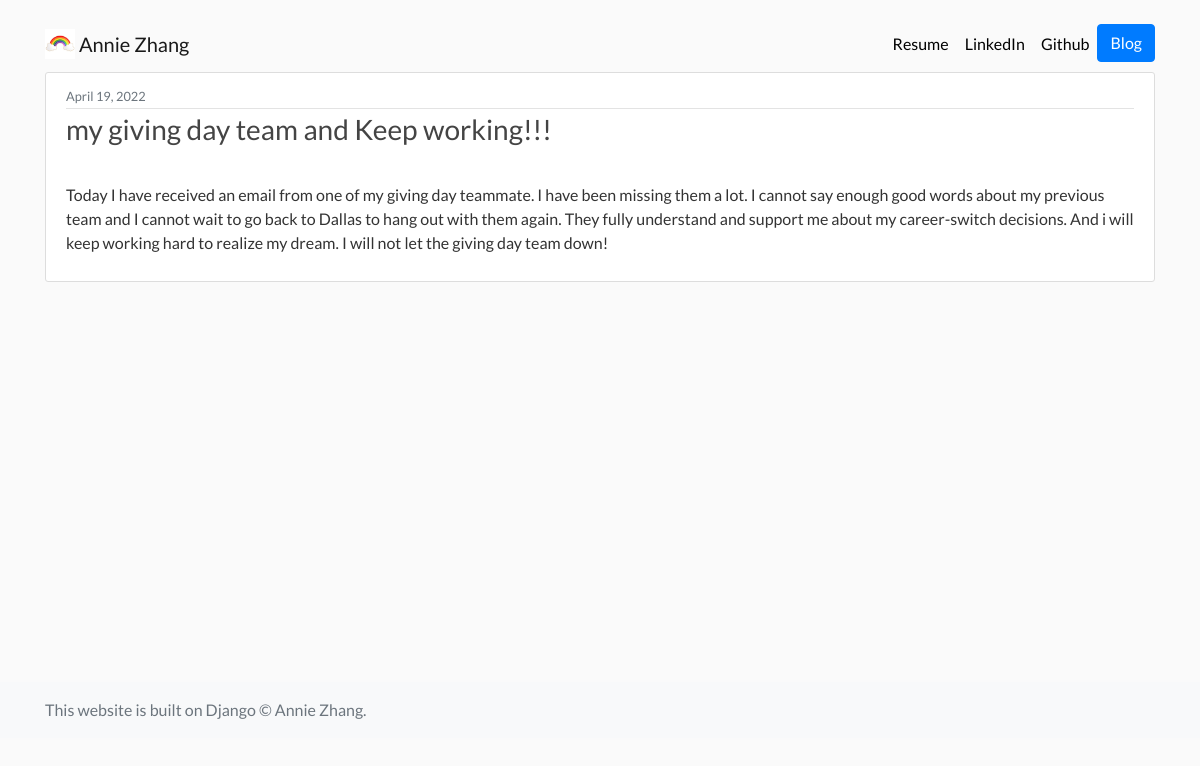
The app's page /blog/2/ with its own data.
### blog/models.py (models this page shows, shortened)
class Blog(models.Model):
    title = models.CharField(max_length = 200)
    description = models.TextField()
    date = models.DateField()

### blog/views.py (the view)
# urls.py: path('<int:blog_id>/', views.detail, name = 'detail'),
def detail(request, blog_id):
    blog = get_object_or_404(Blog, pk = blog_id)
    return render(request, 'blog/detail.html', {'blog': blog})

### blog/templates/blog/detail.html
{% extends "portfolio/base.html" %}
{% load static %}
{% block content %}
<link href="{%static 'blog/main.css'%}" rel="stylesheet" />
<article class="media content-section">
    <div class="media-body">
      <div class="article-metadata">
        <small class="text-muted">{{ blog.date | date:"F d, Y" }}</small>
      </div>
      <h3><a class="article-title" href="#">{{ blog.title }}</a></h3>
      <p class="article-content">{{ blog.description }}</p>
    </div>
  </article>
  {% endblock content%}

### portfolio/static/portfolio/custom.css (style rules this page uses)
body { font-family: 'Lato', sans-serif; }
h1, h2, h3, h4, h5, h6 { color: #444444; }
body { background: #fafafa; color: #333333; }
html, body { height: 95%; }
body { display: flex; flex-direction: column; }

### blog/static/blog/main.css (style rules this page uses)
body { background: #fafafa; color: #333333; margin-top: 1rem; }
h1, h2, h3, h4, h5, h6 { color: #444444; }
h3 { padding-bottom: 1em; }
.content-section { background: #ffffff; padding: 10px 20px; border: 1px solid #dddddd; border-radius: 3px; margin-bottom: 20px; }
.article-title { color: #444444; }
.article-content { white-space: pre-line; }
.article-metadata { padding-bottom: 1px; margin-bottom: 4px; border-bottom: 1px solid #e3e3e3 }

### records on screen
Blog: date "April 19, 2022", title "my giving day team and Keep working!!!", description "Today I have received an email from one of my giving day teammate. I have been missing them a lot. I cannot say enough good words about my previous team and I cannot wait to go back to Dallas to hang out with them again. They fully understand and support me about my career-switch decisions. And i will keep working hard to realize my dream. I will not let the giving day team down!"
